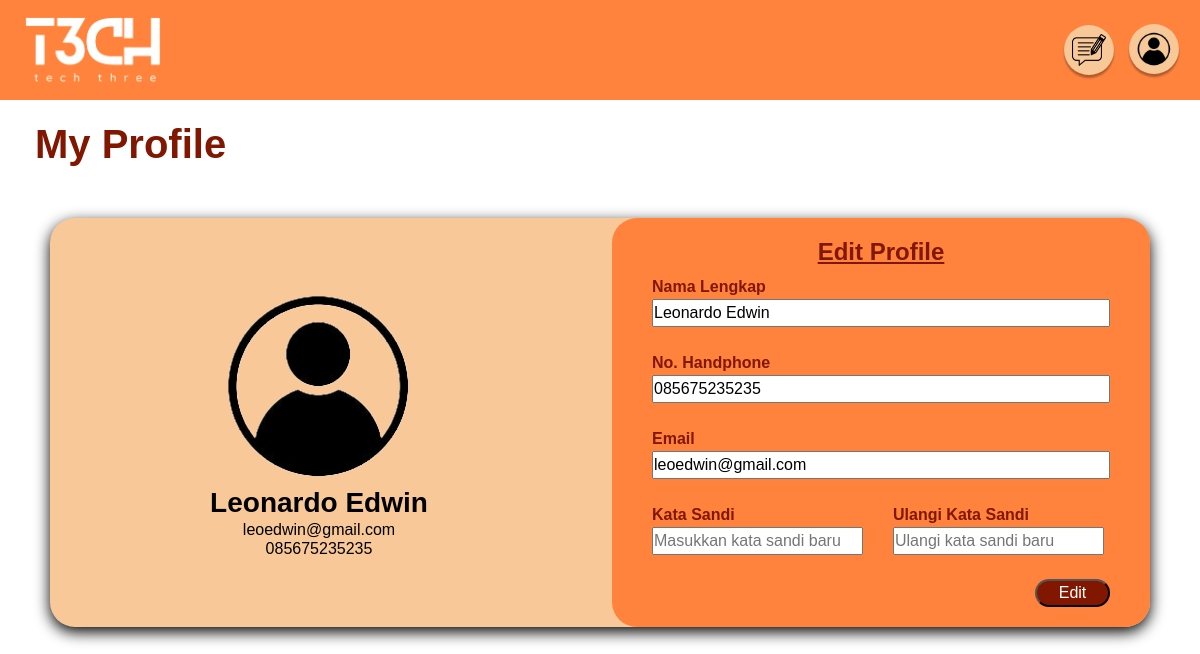
Screenshot of /profile.php (signed in) with the database file from the repository.
### tables this page shows
CREATE TABLE `user` (
  `Id_User` varchar(20) NOT NULL,
  `Nama_User` varchar(50) NOT NULL,
  `Password_User` varchar(20) NOT NULL,
  `No_Telp_User` varchar(20) NOT NULL,
  `Nama_Kelas` varchar(50) DEFAULT NULL,
  `Tanggal_Lahir_User` date DEFAULT NULL,
  `email` varchar(50) DEFAULT NULL,
  `Id_Admin` varchar(20) DEFAULT NULL,
  `Id_Tugas` varchar(20) DEFAULT NULL,
  `Nilai_Tugas` int(11) DEFAULT NULL
);

### profile.php (the view, shortened to what this page needs)
<?php
include 'db_connect.php';
if (isset($_SESSION['user_id'])) {
    $userId = $_SESSION['user_id'];
} else {
    header("Location: login.php");
    exit;
}
$query = "SELECT `Nama_User`, `No_Telp_User`, `email` FROM `user` WHERE `Id_User`='$userId'";
$result = $conn->query($query);
$namaUser = "";
$noTelpUser = "";
$emailUser = "";
if ($result->num_rows > 0) {
    while ($row = $result->fetch_assoc()) {
        $namaUser = $row['Nama_User'];
        $noTelpUser = $row['No_Telp_User'];
        $emailUser = $row['email'];
    }
} else {
    echo "Data user tidak ditemukan.";
}
?>
<!DOCTYPE html>
<html>
<head>
    <link rel="stylesheet" href="techthree.css">
    <link href="https://cdn.jsdelivr.net/npm/bootstrap@5.3.3/dist/css/bootstrap.min.css" rel="stylesheet"
>
</head>
<body>
<header>
    <a id="logo_link" href="dashboard.php">
        <img src="Logo.png" id="logo">
    </a>
    <nav id="nav_header">
        <a href="feedback.php" class="circle-container">
            <img class="circle-img" src="feedback.png">
        </a>
        <p id="userProf" onclick="toggleMenu()" class="circle-container">
            <img class="circle-img" src="user.png">
        </p>
    </nav>
</header>
<h1 id="h1-p"><b>My Profile</b></h1>
<div class="container-profile">
    <div class="row">
        <div class="col" id="my-profile">
            <img src="user.png" id="profilePicture" class="default-avatar" onclick="changeAvatar()" alt="Ava Image">
            <h3 class="h-p"><b><?php echo htmlspecialchars($namaUser); ?></b></h3>
            <h6 class="h-p"><?php echo htmlspecialchars($emailUser); ?></h6>
            <h6 class="h-p"><?php echo htmlspecialchars($noTelpUser); ?></h6>
        </div>
        <div class="col">
            <form id="edit-profile" method="POST" action="<?php echo htmlspecialchars($_SERVER["PHP_SELF"]); ?>">
                <h4 style="text-align: center"><b><u>Edit Profile</u></b></h4>
                <label for="name">Nama Lengkap</label>
                <input type="text" id="name" name="name" value="<?php echo htmlspecialchars($namaUser); ?>" placeholder="Masukkan nama lengkap"><br>
                <label for="pnumber">No. Handphone</label>
                <input type="tel" id="pnumber" name="pnumber" value="<?php echo htmlspecialchars($noTelpUser); ?>" placeholder="Masukkan No. Handphone baru"><br>
                <label for="email">Email</label>
                <input type="email" id="email" name="email" value="<?php echo htmlspecialchars($emailUser); ?>" placeholder="Masukkan email aktif baru"><br>
                <div class="row" id="sandi-profile">
                    <div class="col">
                        <label for="pwd">Kata Sandi</label>
                        <input type="password" id="pwd" name="pwd" placeholder="Masukkan kata sandi baru"><br>
                    </div>
                    <div class="col">
                        <label for="cpwd">Ulangi Kata Sandi</label>
                        <input type="password" id="cpwd" name="cpwd" placeholder="Ulangi kata sandi baru"><br>
                    </div>
                </div><br>
                <button class="button-regist" type="submit">Edit</button>
            </form>
        </div>
    </div>
</div>
</body>
</html>

### techthree.css (style rules this page uses)
* { margin: 0; padding: 0; box-sizing: border-box; font-family: sans-serif; }
header { background-color: #FF833D; display: flex; justify-content: space-between; align-items: center; height: 100px; width: 100%; }
#logo_link { display: flex; align-items: center; margin: 0 2%; height: 100%; }
#logo { height: 70%; width: auto; cursor: pointer; }
#nav_header { display: flex; justify-content: space-around; align-items: center; height: 100%; padding-right: 3%; }
.circle-container { background-color: #f9c899; border-radius: 50%; box-shadow: 0 3px 2px rgba(0, 0, 0, 0.3); height: 50%; margin-right: 15%; padding: 7%; }
.circle-img { height: 100%; width: auto; cursor: pointer; display: flex; justify-self: center; align-self: center; }
#userProf { transform: translateY(7px); }
.container-profile { position: relative; margin: 50px; background-color: #f9c899; border-radius: 25px; box-shadow: 0 5px 15px #000000; width: auto; min-height: 150px; }
#h1-p { margin: 20px 0; padding-left: 35px; padding-bottom: 0px; color: #811700; }
#my-profile { display: flex; flex-direction: column; justify-content: center; align-items: center; }
.h-p { color: #000000; margin: 0 0 0; font-family: sans-serif; }
#edit-profile { display: flex; flex-direction: column; padding: 20px 40px; height: 100%; color: #811700; font-weight: bold; background-color: #FF833D; border-radius: 25px; }
#sandi-profile { flex-direction: row; width: auto; }
.button-regist { width: 75px; border-radius: 20px; outline: none; align-self: flex-end; background-color:#811700; color: #ffffff; }
.default-avatar { width: 200px; height: 200px; object-fit: cover; cursor: pointer; border-radius: 50%; }

### rows the page displays
user: Nama_User "Leonardo Edwin", email "leoedwin@gmail.com", No_Telp_User "085675235235", name "Leonardo Edwin", pnumber "085675235235"
